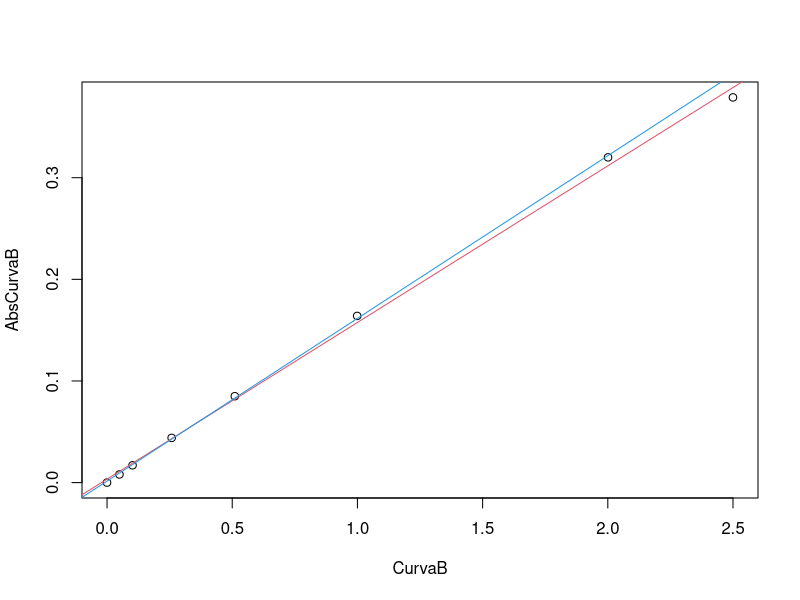
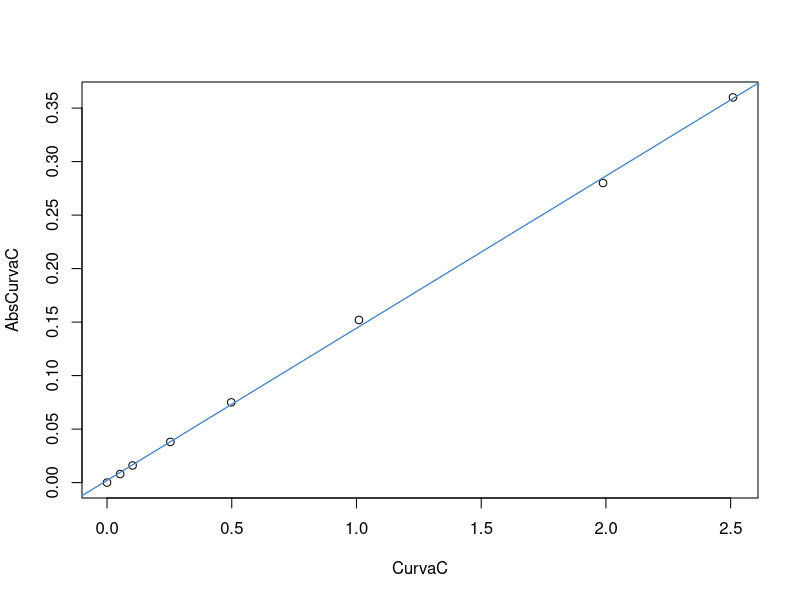
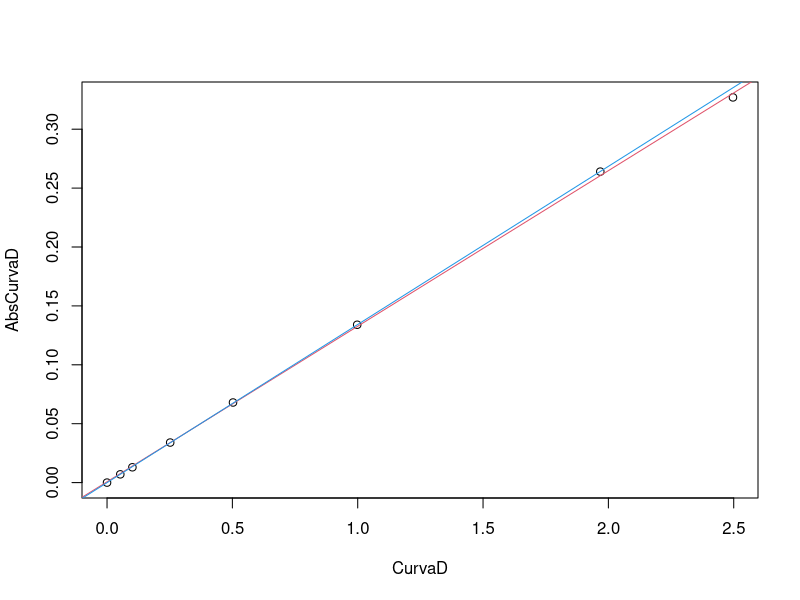
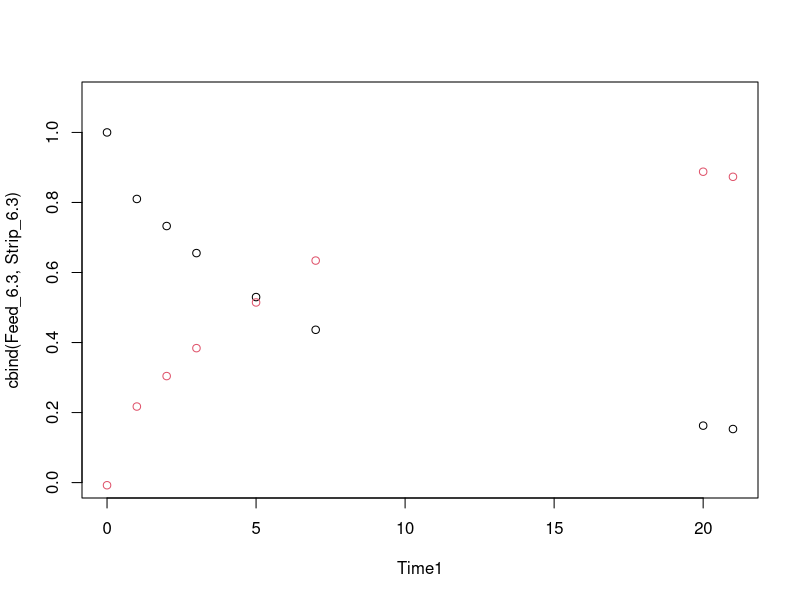
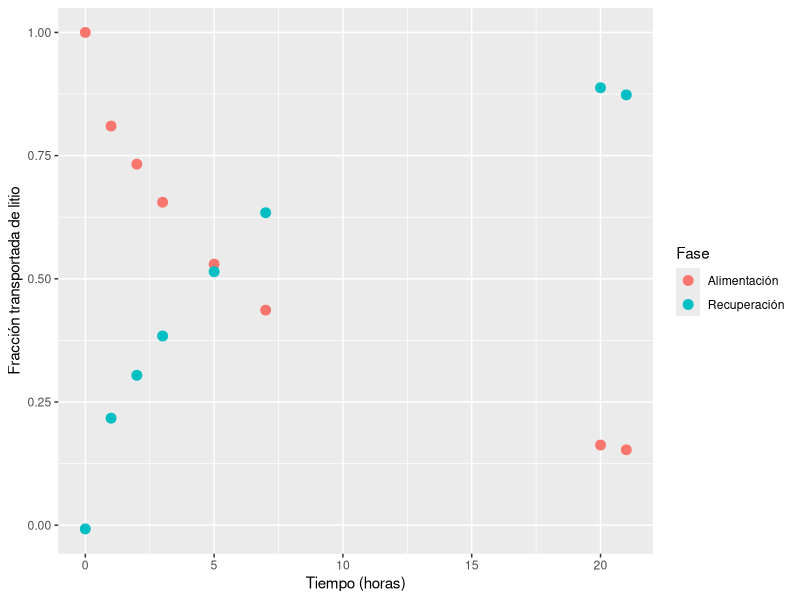
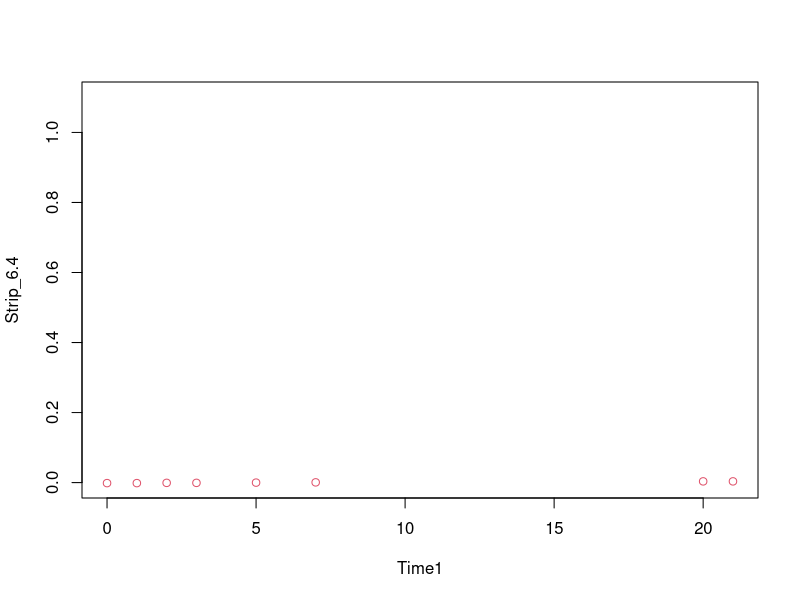
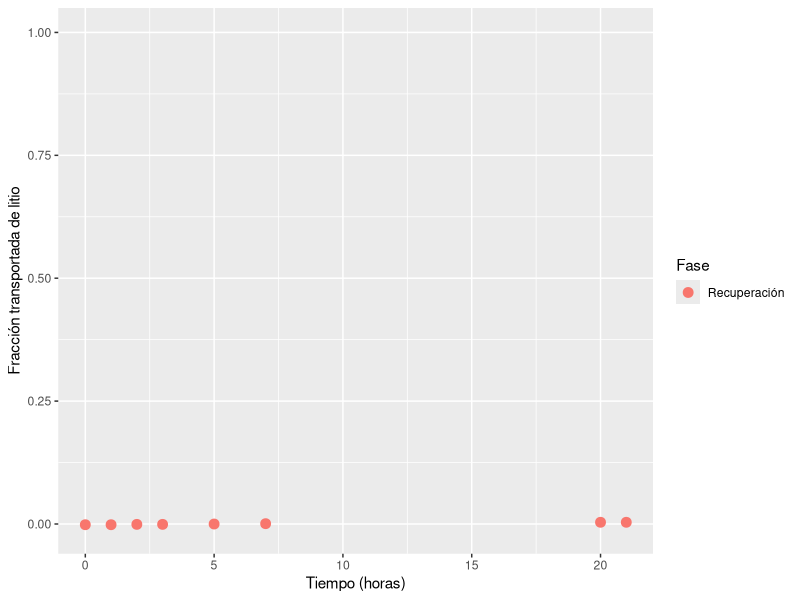
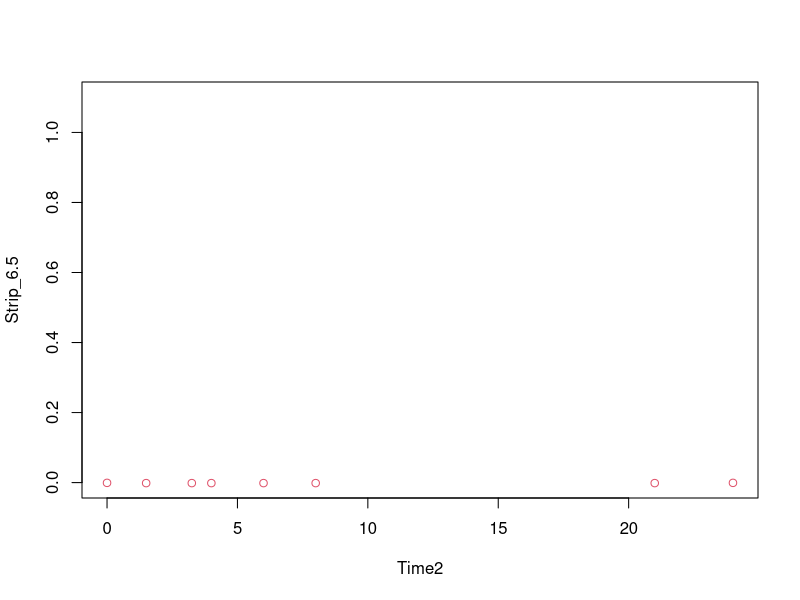

These figures' R source, in order:
library(ggplot2)
cStock <- 129.5 * 0.187872 * 0.99 / 0.1200962
Std7   <- cStock * 0.7495 / 60.1995
CurvaA <- c(c(0.0000, 0.2565, 0.4725, 1.2025, 2.4371, 4.8029, 9.6060) * Std7 /
            c(12.0000, 12.0554, 11.8008, 12.0137, 11.9934, 11.9848, 12.0406), Std7)
Std7   <- cStock * 0.7489 / 60.0825
CurvaB <- c(c(0.0000, 0.2375, 0.4852, 1.2425, 2.4417, 4.8009, 9.5967) * Std7 /
            c(12.0000, 11.9824, 11.9053, 12.0372, 11.9600, 12.0133, 11.9895), Std7)
Std7   <- cStock * 0.7540 / 60.2633
CurvaC <- c(c(0.0000, 0.2514, 0.4898, 1.2110, 2.3951, 4.8137, 9.6054) * Std7 /
            c(12.0000, 11.9823, 12.0021, 11.9666, 12.0722, 11.9614, 12.1221), Std7)
Std7   <- cStock * 0.7495 / 60.1995
CurvaD <- c(c(0.0000, 0.2536, 0.4866, 1.2120, 2.4127, 4.8050, 9.6065) * Std7 /
            c(12.0000, 11.9890, 12.0140, 12.0138, 11.9879, 12.0224, 12.1904), Std7)
#----------------------------------------------------------------------------
#----------------------------------------------------------------------------
AbsCurvaB <- c(0.000, 0.008, 0.017, 0.044, 0.085, 0.164, 0.320, 0.379)
plot(CurvaB, AbsCurvaB)
abline(lm(AbsCurvaB ~ CurvaB), col = 2)
ModelB <- lm(AbsCurvaB[1:7] ~ CurvaB[1:7]) 
abline(ModelB, col = 4)
#----------------------------------------------------------------------------
AbsCurvaC <- c(0.000, 0.008, 0.016, 0.038, 0.075, 0.152, 0.280, 0.360)
plot(CurvaC, AbsCurvaC)
abline(lm(AbsCurvaC ~ CurvaC), col = 2)
ModelC <- lm(AbsCurvaC ~ CurvaC)  #No se descarta el último valor en este caso
abline(ModelC, col = 4)
#----------------------------------------------------------------------------
AbsCurvaD <- c(0.000, 0.007, 0.013, 0.034, 0.068, 0.134, 0.264, 0.327)
plot(CurvaD, AbsCurvaD)
abline(lm(AbsCurvaD ~ CurvaD), col = 2)
ModelD <- lm(AbsCurvaD[1:7] ~ CurvaD[1:7]) 
abline(ModelD, col = 4)
#----------------------------------------------------------------------------
#----------------------------------------------------------------------------
Time1 <- c(0, 1, 2, 3, 5, 7, 20, 21)
#----------------------------------------------------------------------------
T_o_Feed_6.3 <- 0.9039 * cStock / 93.1411
Feed_6.3  <- (c(0.312, 0.253, 0.229, 0.205, 0.166, 0.137, 0.052, 0.049) - 
                ModelB$coefficients[1]) / ModelB$coefficients[2]
P_o_Feed_6.3 <- Feed_6.3[1]
Feed_6.3  <- Feed_6.3 / P_o_Feed_6.3
Strip_6.3 <- (c(0.000, 0.062, 0.086, 0.108, 0.144, 0.177, 0.247, 0.243) - 
                ModelC$coefficients[1]) / ModelC$coefficients[2] / P_o_Feed_6.3
matplot(Time1, cbind(Feed_6.3, Strip_6.3), type = "p", col = c(1, 2), pch = 1, ylim = c(0, 1.1))        

transporte <- data.frame(Tiempo = c(Time1, Time1), Conc = c(Feed_6.3, Strip_6.3), 
                         Fase=rep(c('Alimentación', 'Recuperación'), each=length(Time1)))

ggplot(data=transporte, aes(x=Tiempo,y=Conc, group=Fase)) + #geom_smooth(alpha=0.999,size=0.5) + 
  geom_point(size = 3, aes(color=Fase)) + labs(y="Fracción transportada de litio", x="Tiempo (horas)")# +
#geom_smooth(method = 'loess', aes(color=Fase))

#----------------------------------------------------------------------------
T_o_Feed_6.4 <- 4.4855 * cStock / 90.4758
Strip_6.4 <- (c(0.000, 0.000, 0.001, 0.001, 0.002, 0.003, 0.007, 0.007) - 
                ModelC$coefficients[1]) / ModelC$coefficients[2] / T_o_Feed_6.4
plot(Time1, Strip_6.4, type = "p", col = c(2), pch = 1, ylim = c(0, 1.1))                

transporte <- data.frame(Tiempo = Time1, Conc = Strip_6.4, 
                         Fase=rep(c('Recuperación'), each=length(Time1)))

ggplot(data=transporte, aes(x=Tiempo,y=Conc, group=Fase)) + #geom_smooth(alpha=0.999,size=0.5)
  geom_point(size = 3, aes(color=Fase)) + ylim(-0.01, 1) + labs(y="Fracción transportada de litio", x="Tiempo (horas)")# +
#geom_smooth(method = 'loess', aes(color=Fase))

#----------------------------------------------------------------------------
#----------------------------------------------------------------------------
Time2 <- c(0, 1.5, 3.25, 4, 6, 8, 21, 24)
#----------------------------------------------------------------------------
T_o_Feed_6.5 <- 4.4925 * cStock / 90.0389
Strip_6.5 <- (c(0.001, 0.000, 0.000, 0.000, 0.000, 0.000, 0.000, 0.001) - 
                ModelC$coefficients[1]) / ModelC$coefficients[2] / T_o_Feed_6.5
plot(Time2, Strip_6.5, type = "p", col = c(2), pch = 1, ylim = c(0, 1.1))                
#----------------------------------------------------------------------------
T_o_Feed_6.6 <- 0.9056 * cStock / 90.0657
Strip_6.6 <- (c(0.000, 0.000, 0.000, 0.002, 0.003, 0.003, 0.006, 0.006) - 
                ModelC$coefficients[1]) / ModelC$coefficients[2] / T_o_Feed_6.6
plot(Time2, Strip_6.6, type = "p", col = c(2), pch = 1, ylim = c(0, 1.1))                

transporte <- data.frame(Tiempo = Time1, Conc = Strip_6.5, 
                         Fase=rep(c('Recuperación'), each=length(Time1)))

ggplot(data=transporte, aes(x=Tiempo,y=Conc, group=Fase)) + #geom_smooth(alpha=0.999,size=0.5)
  geom_point(size = 3, aes(color=Fase)) + ylim(-0.01, 1) + labs(y="Fracción transportada de litio", x="Tiempo (horas)")# +
#geom_smooth(method = 'loess', aes(color=Fase))

#plot(Curva)
#ggplot(data=Curva, aes(x=Conc,y=Abs)) + geom_smooth(method='lm',alpha=0.999,size=0.5) + 
#  geom_point() + 
#  labs(x=expression(Concentración~Li~(mg~kg[Disolución]^-1)), y="Absorbancia (UA)")

